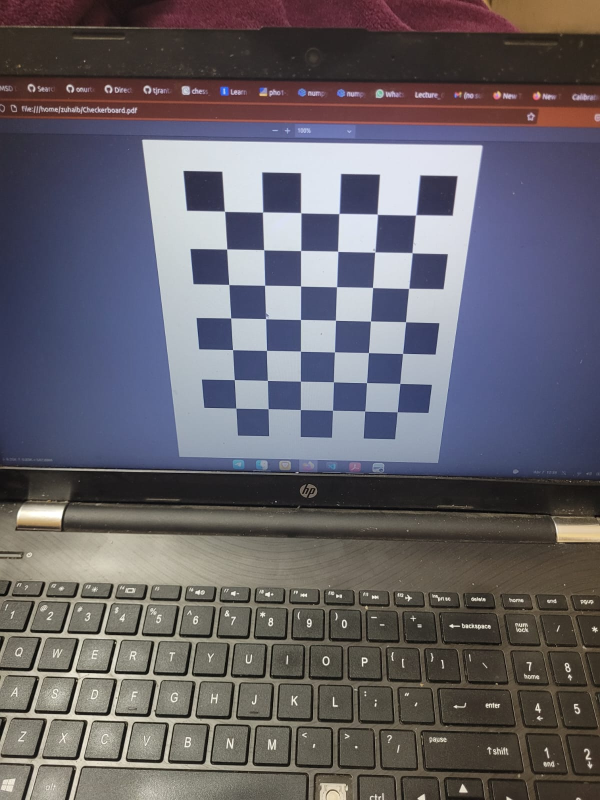
#> input picture Assignment-3/Data/C1.jpeg, 1200 x 1600 px (shown at 1/2 size); its folder holds 4 pictures in this run
$ python Zhang.py
#> lines starting #> are read from the running program, lines starting #| are printed output that depends on the picture; after the words box and inside, x2 and y2 are one past the last pixel; in counts of white or black regions, pixels touching at a corner belong together
### Assignment-3/CheckerBoardPoints.py
import numpy as np
import cv2
import matplotlib.pyplot as plt
import glob
class CheckerBoardPoints:
    '''
    Reference: CV2 Documentation
    '''
    def __init__(self, CHECKERBOARD_SIZE = (6, 7)):
        self.CHECKERBOARD_SIZE = CHECKERBOARD_SIZE


    def FindPoints(self, filename, visualize = True):
        CRITERIA = (cv2.TERM_CRITERIA_EPS + cv2.TERM_CRITERIA_MAX_ITER, 30, 0.001)
        objp = np.zeros((self.CHECKERBOARD_SIZE[0] * self.CHECKERBOARD_SIZE[1], 3), np.float32)
        objp[:, :2] = np.mgrid[0:self.CHECKERBOARD_SIZE[0], 0:self.CHECKERBOARD_SIZE[1]].T.reshape(-1, 2)

        objpoints = [] # 3D points in real world space
        imgpoints = [] # 2D points in image plane
        img = cv2.imread(filename)
        gray = cv2.cvtColor(img, cv2.COLOR_BGR2GRAY)
        ret, corners = cv2.findChessboardCorners(gray, self.CHECKERBOARD_SIZE, None)
        if ret == True:
            objpoints.append(objp)
            corners2 = cv2.cornerSubPix(gray, corners, (11, 11), (-1, -1), CRITERIA)
            imgpoints.append(corners2)
            if visualize:
                img = cv2.drawChessboardCorners(img, self.CHECKERBOARD_SIZE, corners2, ret)
                plt.imshow(img)
                plt.show()
        objpoints = np.array(objpoints)
        imgpoints = np.array(imgpoints)
        _, m, n= objpoints.shape
        objpoints = objpoints.reshape(( m, n))

        _, m, _, n = imgpoints.shape
        imgpoints = imgpoints.reshape((m, n))
        objpoints = objpoints[:, :-1]
        return objpoints, imgpoints

# H = CheckerBoardPoints(CHECKERBOARD_SIZE=(6, 7))
# obj, img  = H.FindPoints('Data/C1.jpeg')
# print(obj, img)

### Assignment-3/CameraHomography.py
from CheckerBoardPoints import CheckerBoardPoints
from DLT import DirectLinearTransform
import numpy as np
class CameraHomography:
    def __init__(self):
        self.checkerBoard = CheckerBoardPoints(CHECKERBOARD_SIZE=(6, 7))
        self.DLT = DirectLinearTransform()
    def getHomography(self, filename):
        objpoints, imgpoints = self.checkerBoard.FindPoints(filename, visualize=False)

        A, objtransform, imgtransform = self.createMatrix(objpoints, imgpoints)
        H = self.DLT.DLT(A)
        H = H.reshape((3, 3))
        # H = H.T
        return np.linalg.inv(imgtransform)@H@objtransform
        # return np.dot(
        #     np.dot(
        #     np.linalg.inv(objtransform),
        #     H
        #     ),
        #     imgtransform
        # )
    def createMatrix(self, objpoints, imgpoints):
        objpoints, objtransform = self.DLT.normalize2d(objpoints)
        imgpoints, imgtransform = self.DLT.normalize2d(imgpoints)
        # print(objpoints, np.mean(objpoints, axis = 0), np.std(objpoints, axis = 0))
        # print(imgpoints, np.mean(imgpoints, axis = 0), np.std(imgpoints, axis = 0))


        m, n = objpoints.shape
        A = np.zeros((2*m, 9))
        for i in range(m):
            Xi = objpoints[i,0]
            Yi = objpoints[i, 1]
            xi = imgpoints[i, 0]
            yi = imgpoints[i, 1]
            A[2*i, :] = np.array([-Xi, -Yi, -1, 0,0,0, xi*Xi, xi*Yi, xi])
            A[2*i + 1, :] = np.array([0, 0, 0, -Xi, -Yi, -1, yi*Xi, yi*Yi, yi])

        return A, objtransform, imgtransform
# [24 lines of commented-out code are left out]

### Assignment-3/DLT.py

import numpy as np
class DirectLinearTransform:
    '''
    Class for solving the equation ||Ax|| = 0
    subject to constration ||x||= 1


    Method involved: Direct Linear Transform
    Using SVD to find the eigen vector corresponding to lowest eigen value

    We use numpy library to perform SVD
    Normalization is done to get stable values and improve the results of DLT
    We can choose to set normalize to False. Default is True
    Create Matrix function is to passed that is a method for finding A given correspondecnes x and y
    '''
    def __init__(self):
        pass

    def normalize2d(self, points):
        '''
        Reference: https://www.cs.brandeis.edu/~cs155/Lecture_06_6.pdf
        '''


        x, y = points[:, 0], points[:, 1]
        mu_x, mu_y = x.mean(), y.mean()
        var_x, var_y = x.var(), y.var()
        s_x, s_y = np.sqrt(2/var_x), np.sqrt(2/var_y)
        transform =  np.matrix([
            [s_x,   0,   -s_x * mu_x],
            [0,   s_y,   -s_y * mu_y],
            [0,     0,              1]
        ])

        # mean, std = np.mean(points, 0), np.std(points)
        # transform = np.array(
        #     [
        #         [std/np.sqrt(2), 0, mean[0]],
        #         [0, std/np.sqrt(2), mean[1]],
        #         [0, 0, 1]
        #     ]
        # )
        # transform =   np.linalg.inv(transform)
        # apply transform
        m, _ = points.shape

        points = transform @ np.concatenate(
            [points.T, np.ones((1, m))]
        )
        points = points[0:2].T
        return points, transform


    def DLT(self,A):
        '''
        Find the lowest non-zero eigen vector using SVD
        '''
        _,S, V = np.linalg.svd(A)
        idx = np.argmin(S)
        return V[idx]

### Assignment-3/Zhang.py
import os
from CameraHomography import *
from CheckerBoardPoints import *
from DLT import *
class CallibrateCamera:
    def __init__(self, folder,CHECKERBOARD_SIZE = (6, 7)):
        files = os.listdir(folder)
        self.DLT = DirectLinearTransform()
        self.homographies = []
        self.cam = CameraHomography()
        for file in files:
            # print(folder + '/' + file)
            self.homographies.append(self.cam.getHomography(folder + '/' + file))
#> in FindPoints, img is the input picture: shape (1600, 1200, 3); mean B, G, R 104.5, 97.4, 101
#> in FindPoints, `gray = cv2.cvtColor(img, cv2.COLOR_BGR2GRAY)`:
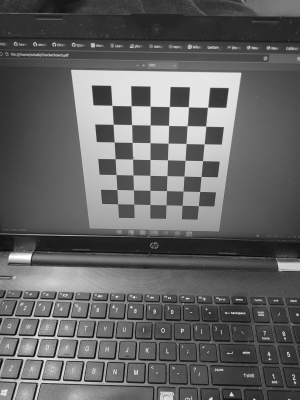
#> gray: shape (1600, 1200) (shown at 1/4 size); min 1, max 255, mean 99.3
#> in FindPoints, `ret, corners = cv2.findChessboardCorners(gray, self.CHECKERBOARD_SIZE,..`: ret = True; corners = 42 rows, first 8: [449.6, 423.2], [525.4, 424.9], [602, 426], [678.3, 427.6], [755, 428.8], [831.3, 430.7], [453.9, 498.6], [527.7, 500]
#> in FindPoints, `corners2 = cv2.cornerSubPix(gray, corners, (11, 11), (-1, -1), CRITERIA)`: corners2 = 42 rows, first 8: [449.4, 422.9], [525.6, 424.5], [602, 426], [678.4, 427.5], [755.1, 428.9], [831.8, 430.3], [453.9, 498.5], [527.9, 500.1]
#> in FindPoints, `imgpoints = imgpoints.reshape((m, n))`: imgpoints = 42 pairs, first value 449.4 to 831.8, second value 422.9 to 824.2
#> in getHomography, `objpoints, imgpoints = self.checkerBoard.FindPoints(filename, visualiz..`: objpoints = 42 pairs, first value 0 to 5, second value 0 to 6
#> in normalize2d, `x, y = points[:, 0], points[:, 1]`: x = 42 values, max 5 at index 5, min 0 at index 0, mean 2.5; y = 42 values from 0 to 6
#> in normalize2d, `mu_x, mu_y = x.mean(), y.mean()`: mu_x = 2.5; mu_y = 3
#> in normalize2d, `var_x, var_y = x.var(), y.var()`: var_x = 2.92; var_y = 4
#> in normalize2d, `s_x, s_y = np.sqrt(2/var_x), np.sqrt(2/var_y)`: s_x = 0.828; s_y = 0.707
#> in normalize2d, `transform =  np.matrix([ [s_x,   0,   -s_x * mu_x], [0,   s_y,   -s_y ..`: transform = [[0.828, 0, -2.07], [0, 0.707, -2.12], [0, 0, 1]]
#> in normalize2d, `points = points[0:2].T`: points = 42 pairs, first value -2.07 to 2.07, second value -2.12 to 2.12
#> in createMatrix, `objpoints, objtransform = self.DLT.normalize2d(objpoints)`: objpoints has the same summary as points in normalize2d; objtransform = [[0.828, 0, -2.07], [0, 0.707, -2.12], [0, 0, 1]]
#> in createMatrix, `imgpoints, imgtransform = self.DLT.normalize2d(imgpoints)`: imgpoints = 42 pairs, first value -2.21 to 2.3, second value -2.26 to 2.06; imgtransform = [[0.0118, 0, -7.5], [0, 0.0108, -6.82], [0, 0, 1]]
#> the loop in createMatrix, `for i in range(m):` made 42 passes
#> (Xi, Yi, xi, yi) on passes 1 to 8: (-2.07, -2.12, -2.21, -2.26), (-1.24, -2.12, -1.31, -2.25), (-0.414, -2.12, -0.41, -2.23), (0.414, -2.12, 0.491, -2.21), (1.24, -2.12, 1.39, -2.2), (2.07, -2.12, 2.3, -2.18), (-2.07, -1.41, -2.15, -1.45), (-1.24, -1.41, -1.28, -1.43)
#> in getHomography, `A, objtransform, imgtransform = self.createMatrix(objpoints, imgpoints)`: objtransform = [[0.828, 0, -2.07], [0, 0.707, -2.12], [0, 0, 1]]; imgtransform = [[0.0118, 0, -7.5], [0, 0.0108, -6.82], [0, 0, 1]]
#> in DLT, `_,S, V = np.linalg.svd(A)`: S = [21.96, 21.8, 15.8, 9.17, 9.17, 9.16, 5.09, 5.07, 0.00921]
#> in DLT, `idx = np.argmin(S)`: idx = 8
#> in getHomography, `H = self.DLT.DLT(A)`: H = [0.575, -0.0111, -0.0019, 0.0113, 0.576, 0.0461, -0.000506, 0.0231, 0.578]
#> in getHomography, `H = H.reshape((3, 3))`: H = [[0.575, -0.0111, -0.0019], [0.0113, 0.576, 0.0461], [-0.000506, 0.0231, 0.578]]
#> pass 2 of the loop in __init__, `for file in files:`:
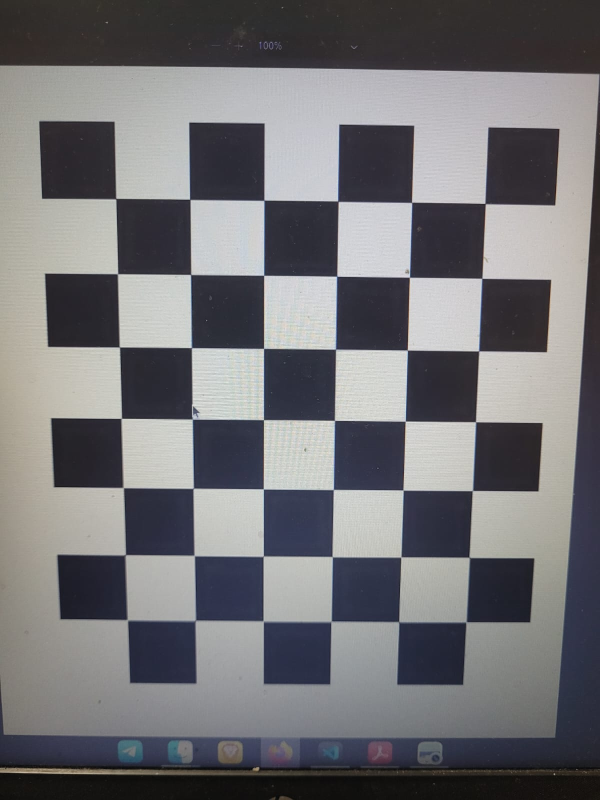
#> input picture Assignment-3/Data/C2.jpeg, 1200 x 1600 px (shown at 1/2 size)
#> in FindPoints, img is the input picture: shape (1600, 1200, 3); mean B, G, R 117.4, 114.4, 114.9
#> in FindPoints (call 2), `gray = cv2.cvtColor(img, cv2.COLOR_BGR2GRAY)`:
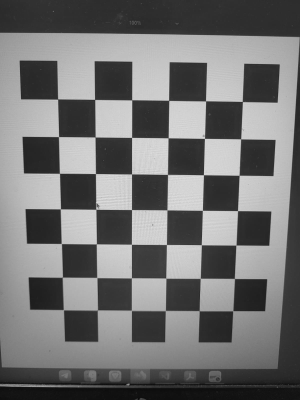
#> gray: shape (1600, 1200) (shown at 1/4 size); min 2, max 255, mean 114.9
#> corners = 42 rows, first 8: [231.9, 397.9], [380, 399.2], [528.2, 401.1], [676.3, 402.8], [823.6, 405.4], [970.6, 407.5], [235.7, 548.2], [381.9, 549.6]
#> corners2 = 42 rows, first 8: [232.1, 397.7], [380, 399.1], [528.3, 401], [676.3, 402.8], [823.7, 405.2], [970.7, 407.6], [235.7, 548.2], [381.8, 549.5]
#> in FindPoints (call 2), `imgpoints = imgpoints.reshape((m, n))`: imgpoints = 42 pairs, first value 232.1 to 970.7, second value 397.7 to 1244.1
#> the loop in createMatrix (call 2), `for i in range(m):` made 42 passes
#> (Xi, Yi, xi, yi) on passes 1 to 4: (-2.07, -2.12, -2.14, -2.19), (-1.24, -2.12, -1.27, -2.19), (-0.414, -2.12, -0.407, -2.18), (0.414, -2.12, 0.457, -2.17)
#> pass 3 of the loop in __init__, `for file in files:`:
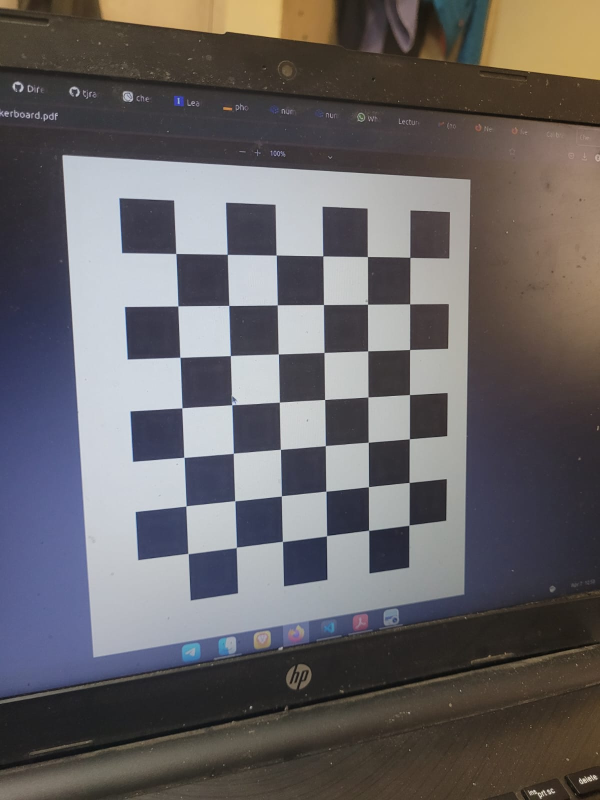
#> input picture Assignment-3/Data/C3.jpeg, 1200 x 1600 px (shown at 1/2 size)
#> in FindPoints, img is the input picture: shape (1600, 1200, 3); mean B, G, R 100.9, 99.1, 102.6
#> in FindPoints (call 3), `gray = cv2.cvtColor(img, cv2.COLOR_BGR2GRAY)`:
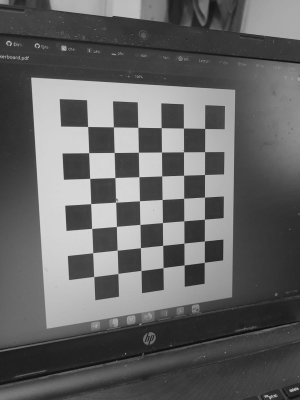
#> gray: shape (1600, 1200) (shown at 1/4 size); min 1, max 245, mean 100.4
#> corners = 42 rows, first 8: [352.1, 507.5], [455.2, 509], [552.7, 510.5], [646.3, 512.3], [735.2, 513.7], [820.1, 515.2], [356.1, 612.5], [458.2, 611.5]
#> corners2 = 42 rows, first 8: [352.2, 507.5], [454.9, 509.1], [552.8, 510.5], [646.2, 512.3], [735.2, 513.6], [820.3, 515.2], [356.3, 612.4], [458.1, 611.4]
#> in FindPoints (call 3), `imgpoints = imgpoints.reshape((m, n))`: imgpoints = 42 pairs, first value 352.2 to 820.3, second value 507.5 to 1107.5
#> the loop made 4 passes; the first 3 are shown
        # print(self.homographies)

    def createVector(self, i, j, H):
        '''
        Reference: https://www.ipb.uni-bonn.de/html/teaching/photo12-2021/2021-pho1-22-Zhang-calibration.pptx.pdf
        Calculation of vij
        '''
        # print("========================")
        # print(H)

        return np.array([
        H[0, i] * H[0, j],
        H[0, i] * H[1, j] + H[1, i] * H[0, j],
        H[2, i] * H[0, j] + H[0, i] * H[2, j],
        H[1, i] * H[1, j],
        H[2, i] * H[1, j] + H[1, i] * H[2, j],
        H[2, i] * H[2, j]
    ])
    def createMatrix(self):
        A = []
        for hom in self.homographies:
            hom = hom.reshape((3, 3))
            A.append(self.createVector(0, 1, hom))
            A.append(self.createVector(0, 0, hom) - self.createVector(1, 1, hom))
        return np.array(A)

    def getBMatrix(self):
        A = self.createMatrix()
        m, _ = A.shape
        U, S, V = np.linalg.svd(A)
        idx = np.argmin(S)
        return  V[idx]

    def getKMatrix(self):
        B0, B1, B2, B3, B4, B5 = self.getBMatrix()
        B = np.array(
            [
                [B0, B1, B2],
                [B1, B3, B4],
                [B2, B4, B5]
            ]
        )

        #  Cholesky Decomposition
        w = B0 * B2 * B5 - B1**2 * B5 - B0 * B4**2 + 2. * B1 * B3 * B4 - B2 * B3**2
        d = B0 * B2 - B1**2

        # Use Zhang's closed form solution for intrinsic parameters (Zhang, Appendix B, pg. 18)
        v0 = (B[0,1] * B[0,2] - B[0,0] * B[1,2]) / (B[0,0] * B[1,1] - B[0,1] * B[0,1])
        lambda_ = B[2,2] - (B[0,2] * B[0,2] + v0 * (B[0,1] * B[0,2] - B[0,0] * B[1,2])) / B[0,0]
        alpha = np.sqrt(lambda_ / B[0,0])
        beta = np.sqrt(lambda_ * B[0,0] / (B[0,0] * B[1,1] - B[0,1] * B[0,1]))
        gamma = -B[0,1] * alpha * alpha * beta / lambda_
        u0 = gamma * v0 / beta - B[0,2] * alpha * alpha / lambda_

        # Reconstitute intrinsic matrix
        K = np.array([[alpha, gamma, u0],
                    [   0.,  beta, v0],
                    [   0.,    0., 1.]])
        return K
    def reorthogonalize(self, R):
        U, S, V = np.linalg.svd(R)
        return U@V
    def getExtrinsics(self, H, K):
        h0, h1, h2 = H[:, 0], H[:, 1], H[:, 2]

        inv_K = np.linalg.inv(K)

        lambda_ = 1. / np.linalg.norm(  inv_K @ h0)

        r0 = lambda_ * (inv_K @ h0)
        r1 = lambda_ * (inv_K @h1)
        r2 = np.cross(r0, r1, axis = 0) # cross product as r2 is  _|_ to r1 and r0
        t = lambda_ *(inv_K@h2)

        R = np.vstack((r0.T, r1.T, r2.T)).T
        # print(R.shape, t.shape)

        R = self.reorthogonalize(R)

        E = np.hstack((R, t))
        return E
    def FindAllExtrinsics(self):
        self.extrinsics = []
        K = self.getKMatrix()
        self.K = K
        for hom in self.homographies:
            self.extrinsics.append(self.getExtrinsics(hom, K))
        return

callibrate = CallibrateCamera(folder = 'Data')
# print(callibrate.getKMatrix())
for idx in range(5):
    callibrate.FindAllExtrinsics()
    files = os.listdir('Data')
    img = cv2.imread('Data/' + files[idx])
    pt1 = np.array([[0, 0, 0, 1]])
    pt2 = np.array([[0, 1, 0, 1]])
    pt1 = pt1.T
    pt2 = pt2.T
    K = callibrate.K
    print(K)
    E = callibrate.extrinsics[idx]
    P = K@E
    def calculatePoint(pt):
        pt = P@pt
        pt = pt[:2]/pt[-1]
        pt = pt.astype(np.uint32)
        return (int(pt[0, 0]), int(pt[1, 0]))
    a = 2
    def drawCube():
        pt1 = np.array([[0, 0, 0, 1]])
        pt2 = np.array([[0, a, 0, 1 ]])
        pt3 = np.array([[a, 0, 0, 1]])
        pt4 = np.array([[a, a, 0, 1]])
        pt5 = np.array([[0, 0, -a, 1]])
        pt6 = np.array([[0, a, -a, 1]])
        pt7 = np.array([[a, 0, -a, 1]])
        pt8 = np.array([[a, a, -a, 1]])
        pts = [pt1.T, pt2.T, pt3.T , pt4.T, pt5.T, pt6.T, pt7.T, pt8.T]

        pts = [calculatePoint(pt) for pt in pts]
        recs = [
            [0, 1, 3, 2],
            [0, 1, 5, 4],
            [1, 3, 7, 5],
            [0, 2, 6, 4],
            [4, 5, 7, 6],
            [2, 3, 7, 6]
        ]

        cv2.fillPoly(img, np.array([[pts[i] for i in recs[0]]]), (0, 0, 255))
        for i in range(1, len(recs)):
            cv2.polylines(img, np.array([[pts[j] for j in recs[i]]]), True, (255, 0, 0), 5)
        # cv2.rectangle(img, pts, )
    drawCube()
#> in drawCube, `cv2.fillPoly(img, np.array([[pts[i] for i in recs[0]]]), (0, 0, 255))`:
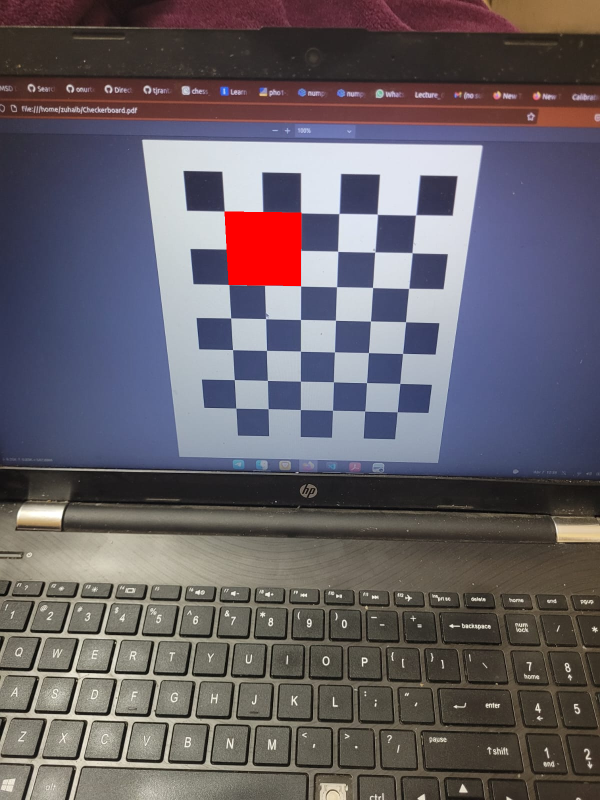
#> img: shape (1600, 1200, 3) (shown at 1/2 size); 1.14% of pixels changed, all inside (x1, y1, x2, y2) = (449, 423, 603, 572)
#> after the loop in drawCube, `for i in range(1, len(recs)):`:
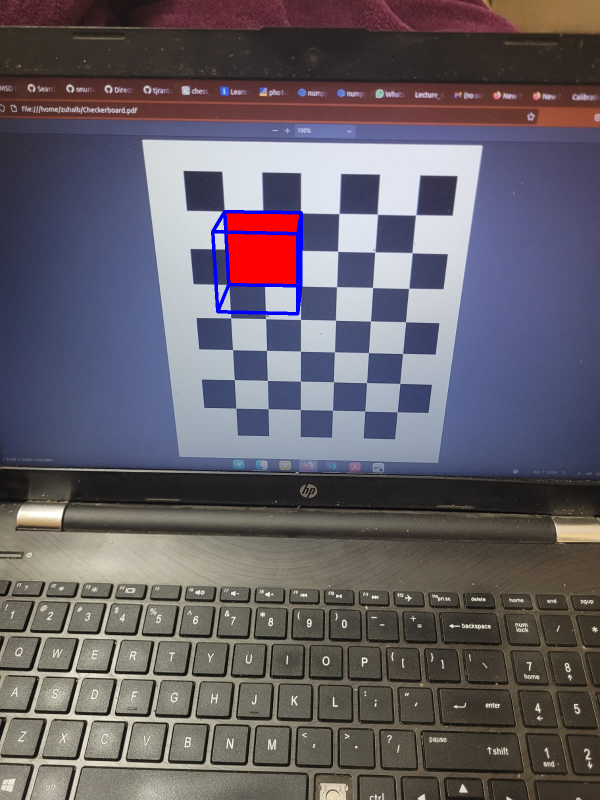
#> img: shape (1600, 1200, 3) (shown at 1/2 size); 0.49% of pixels changed, all inside (x1, y1, x2, y2) = (422, 420, 606, 631)
    plt.imshow(img)
    plt.savefig('image' + str(idx) + '.jpg')
    plt.show()
#> pass 2 of the loop `for idx in range(5):`:
#> after the loop in drawCube (call 2), `for i in range(1, len(recs)):`:
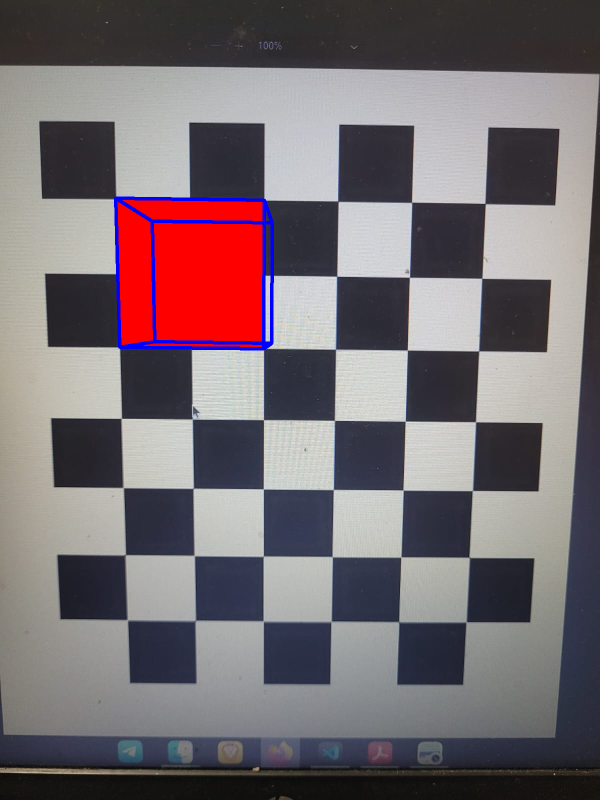
#> img: shape (1600, 1200, 3) (shown at 1/2 size); mean B, G, R 113.2, 108.3, 119.1
#> pass 3 of the loop `for idx in range(5):`:
#> after the loop in drawCube (call 3), `for i in range(1, len(recs)):`:
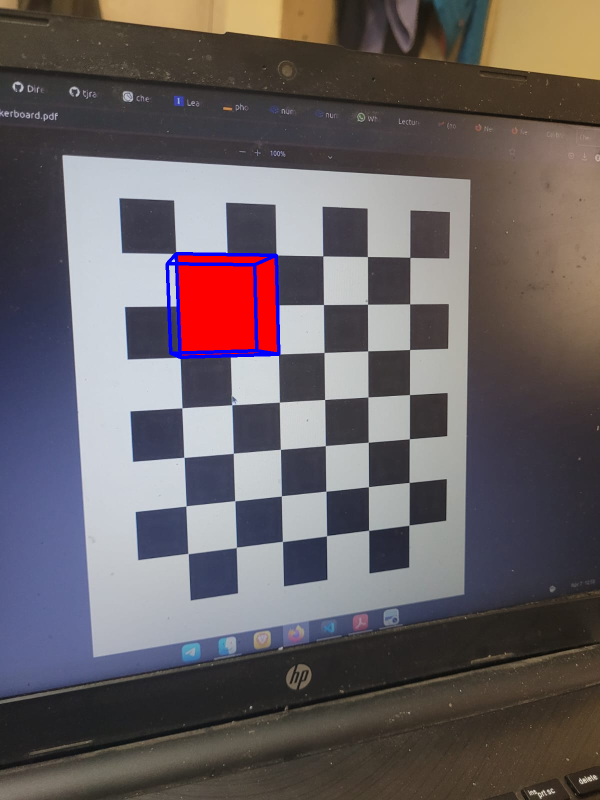
#> img: shape (1600, 1200, 3) (shown at 1/2 size); mean B, G, R 98.9, 95.9, 103.9
#> (the run stopped early here; a loop or call above may not have finished)
